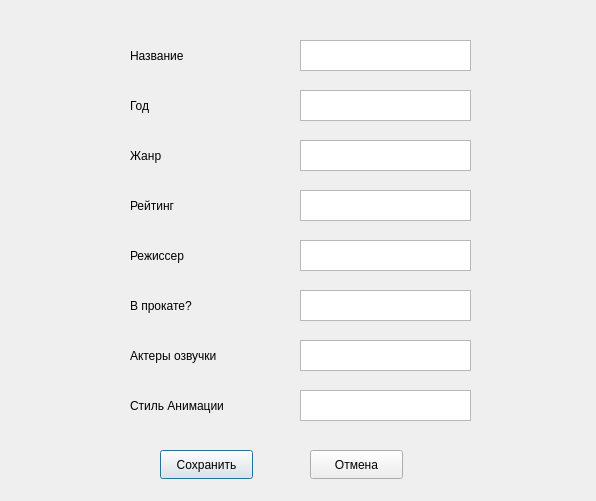
<?xml version="1.0" encoding="UTF-8"?>
<ui version="4.0">
 <class>EditFilmDialog</class>
 <widget class="QDialog" name="EditFilmDialog">
  <property name="geometry">
   <rect>
    <x>0</x>
    <y>0</y>
    <width>596</width>
    <height>501</height>
   </rect>
  </property>
  <property name="windowTitle">
   <string>Dialog</string>
  </property>
  <widget class="QLabel" name="label_4">
   <property name="geometry">
    <rect>
     <x>130</x>
     <y>190</y>
     <width>111</width>
     <height>31</height>
    </rect>
   </property>
   <property name="layoutDirection">
    <enum>Qt::LayoutDirection::LeftToRight</enum>
   </property>
   <property name="styleSheet">
    <string notr="true">font: 11pt &quot;Segoe UI&quot;;</string>
   </property>
   <property name="text">
    <string>Рейтинг</string>
   </property>
   <property name="textFormat">
    <enum>Qt::TextFormat::AutoText</enum>
   </property>
  </widget>
  <widget class="QTextEdit" name="textEdit_5">
   <property name="geometry">
    <rect>
     <x>300</x>
     <y>240</y>
     <width>171</width>
     <height>31</height>
    </rect>
   </property>
  </widget>
  <widget class="QTextEdit" name="textEdit_6">
   <property name="geometry">
    <rect>
     <x>300</x>
     <y>290</y>
     <width>171</width>
     <height>31</height>
    </rect>
   </property>
  </widget>
  <widget class="QLabel" name="label_2">
   <property name="geometry">
    <rect>
     <x>130</x>
     <y>90</y>
     <width>111</width>
     <height>31</height>
    </rect>
   </property>
   <property name="layoutDirection">
    <enum>Qt::LayoutDirection::LeftToRight</enum>
   </property>
   <property name="styleSheet">
    <string notr="true">font: 11pt &quot;Segoe UI&quot;;</string>
   </property>
   <property name="text">
    <string>Год</string>
   </property>
   <property name="textFormat">
    <enum>Qt::TextFormat::AutoText</enum>
   </property>
  </widget>
  <widget class="QLabel" name="label_7">
   <property name="geometry">
    <rect>
     <x>130</x>
     <y>340</y>
     <width>131</width>
     <height>31</height>
    </rect>
   </property>
   <property name="layoutDirection">
    <enum>Qt::LayoutDirection::LeftToRight</enum>
   </property>
   <property name="styleSheet">
    <string notr="true">font: 11pt &quot;Segoe UI&quot;;</string>
   </property>
   <property name="text">
    <string>Актеры озвучки</string>
   </property>
   <property name="textFormat">
    <enum>Qt::TextFormat::AutoText</enum>
   </property>
  </widget>
  <widget class="QLabel" name="label_5">
   <property name="geometry">
    <rect>
     <x>130</x>
     <y>240</y>
     <width>111</width>
     <height>31</height>
    </rect>
   </property>
   <property name="layoutDirection">
    <enum>Qt::LayoutDirection::LeftToRight</enum>
   </property>
   <property name="styleSheet">
    <string notr="true">font: 11pt &quot;Segoe UI&quot;;</string>
   </property>
   <property name="text">
    <string>Режиссер</string>
   </property>
   <property name="textFormat">
    <enum>Qt::TextFormat::AutoText</enum>
   </property>
  </widget>
  <widget class="QLabel" name="label_8">
   <property name="geometry">
    <rect>
     <x>130</x>
     <y>390</y>
     <width>141</width>
     <height>31</height>
    </rect>
   </property>
   <property name="layoutDirection">
    <enum>Qt::LayoutDirection::LeftToRight</enum>
   </property>
   <property name="styleSheet">
    <string notr="true">font: 11pt &quot;Segoe UI&quot;;</string>
   </property>
   <property name="text">
    <string>Стиль Анимации</string>
   </property>
   <property name="textFormat">
    <enum>Qt::TextFormat::AutoText</enum>
   </property>
  </widget>
  <widget class="QLabel" name="label_3">
   <property name="geometry">
    <rect>
     <x>130</x>
     <y>140</y>
     <width>111</width>
     <height>31</height>
    </rect>
   </property>
   <property name="layoutDirection">
    <enum>Qt::LayoutDirection::LeftToRight</enum>
   </property>
   <property name="styleSheet">
    <string notr="true">font: 11pt &quot;Segoe UI&quot;;</string>
   </property>
   <property name="text">
    <string>Жанр</string>
   </property>
   <property name="textFormat">
    <enum>Qt::TextFormat::AutoText</enum>
   </property>
  </widget>
  <widget class="QTextEdit" name="textEdit_8">
   <property name="geometry">
    <rect>
     <x>300</x>
     <y>390</y>
     <width>171</width>
     <height>31</height>
    </rect>
   </property>
  </widget>
  <widget class="QTextEdit" name="textEdit_3">
   <property name="geometry">
    <rect>
     <x>300</x>
     <y>140</y>
     <width>171</width>
     <height>31</height>
    </rect>
   </property>
  </widget>
  <widget class="QTextEdit" name="textEdit_7">
   <property name="geometry">
    <rect>
     <x>300</x>
     <y>340</y>
     <width>171</width>
     <height>31</height>
    </rect>
   </property>
  </widget>
  <widget class="QLabel" name="label_6">
   <property name="geometry">
    <rect>
     <x>130</x>
     <y>290</y>
     <width>111</width>
     <height>31</height>
    </rect>
   </property>
   <property name="layoutDirection">
    <enum>Qt::LayoutDirection::LeftToRight</enum>
   </property>
   <property name="styleSheet">
    <string notr="true">font: 11pt &quot;Segoe UI&quot;;</string>
   </property>
   <property name="text">
    <string>В прокате?</string>
   </property>
   <property name="textFormat">
    <enum>Qt::TextFormat::AutoText</enum>
   </property>
  </widget>
  <widget class="QTextEdit" name="textEdit_4">
   <property name="geometry">
    <rect>
     <x>300</x>
     <y>190</y>
     <width>171</width>
     <height>31</height>
    </rect>
   </property>
  </widget>
  <widget class="QTextEdit" name="textEdit_2">
   <property name="geometry">
    <rect>
     <x>300</x>
     <y>90</y>
     <width>171</width>
     <height>31</height>
    </rect>
   </property>
  </widget>
  <widget class="QLabel" name="label">
   <property name="geometry">
    <rect>
     <x>130</x>
     <y>40</y>
     <width>111</width>
     <height>31</height>
    </rect>
   </property>
   <property name="layoutDirection">
    <enum>Qt::LayoutDirection::LeftToRight</enum>
   </property>
   <property name="styleSheet">
    <string notr="true">font: 11pt &quot;Segoe UI&quot;;</string>
   </property>
   <property name="text">
    <string>Название</string>
   </property>
   <property name="textFormat">
    <enum>Qt::TextFormat::AutoText</enum>
   </property>
  </widget>
  <widget class="QTextEdit" name="textEdit">
   <property name="geometry">
    <rect>
     <x>300</x>
     <y>40</y>
     <width>171</width>
     <height>31</height>
    </rect>
   </property>
  </widget>
  <widget class="QPushButton" name="pushButton_save">
   <property name="geometry">
    <rect>
     <x>160</x>
     <y>450</y>
     <width>93</width>
     <height>29</height>
    </rect>
   </property>
   <property name="text">
    <string>Сохранить</string>
   </property>
  </widget>
  <widget class="QPushButton" name="pushButton_cancel">
   <property name="geometry">
    <rect>
     <x>310</x>
     <y>450</y>
     <width>93</width>
     <height>29</height>
    </rect>
   </property>
   <property name="text">
    <string>Отмена</string>
   </property>
  </widget>
 </widget>
 <resources/>
 <connections/>
</ui>
